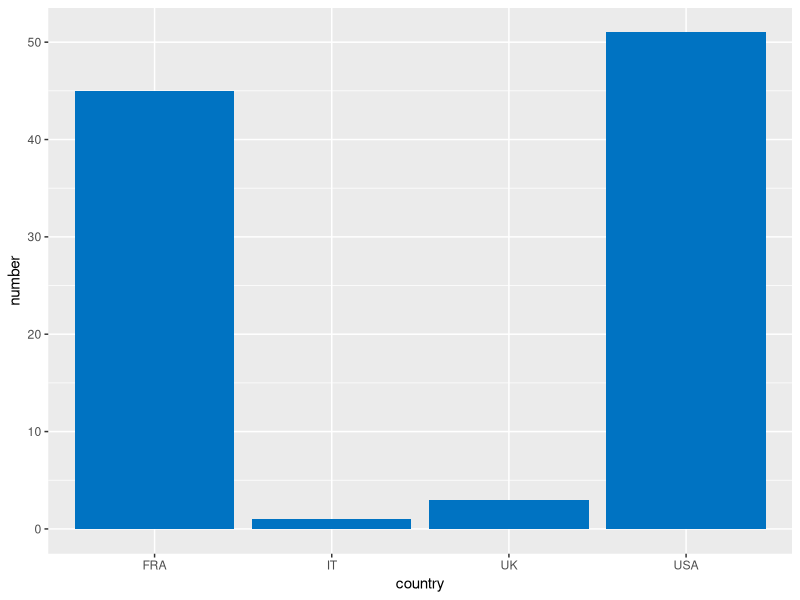
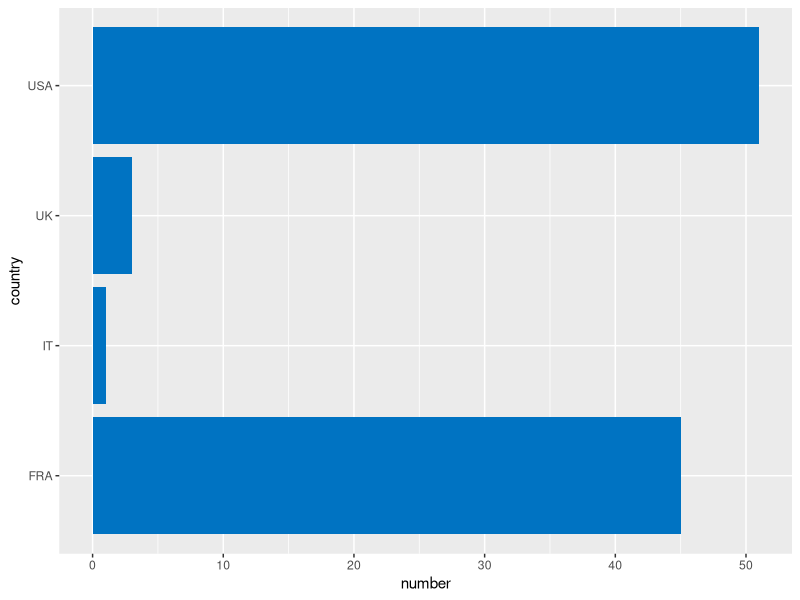
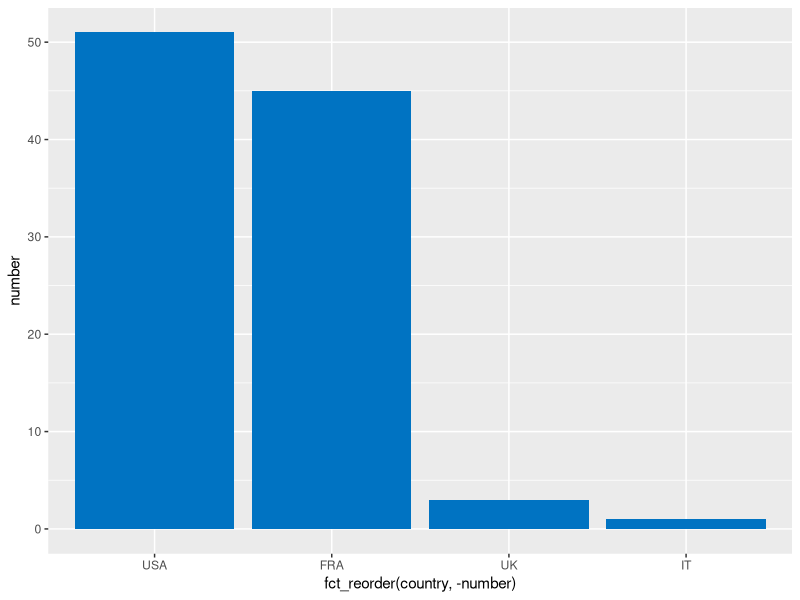
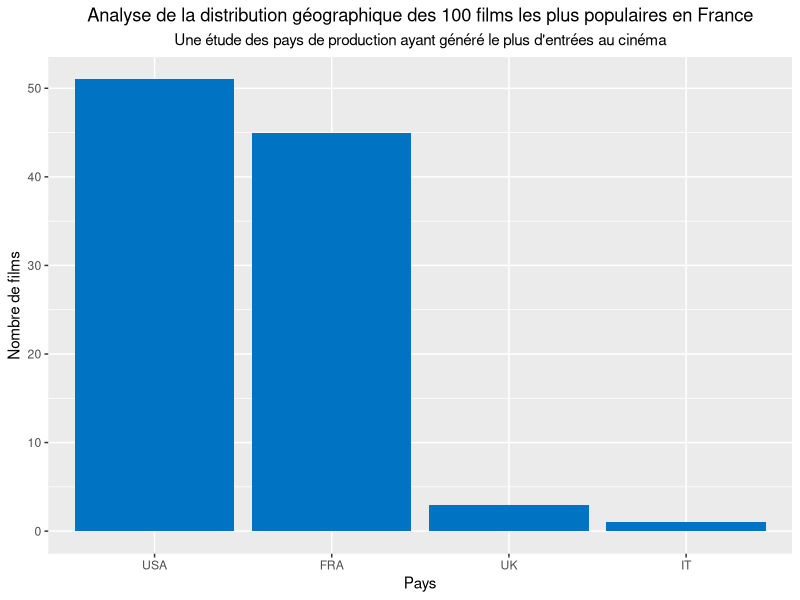
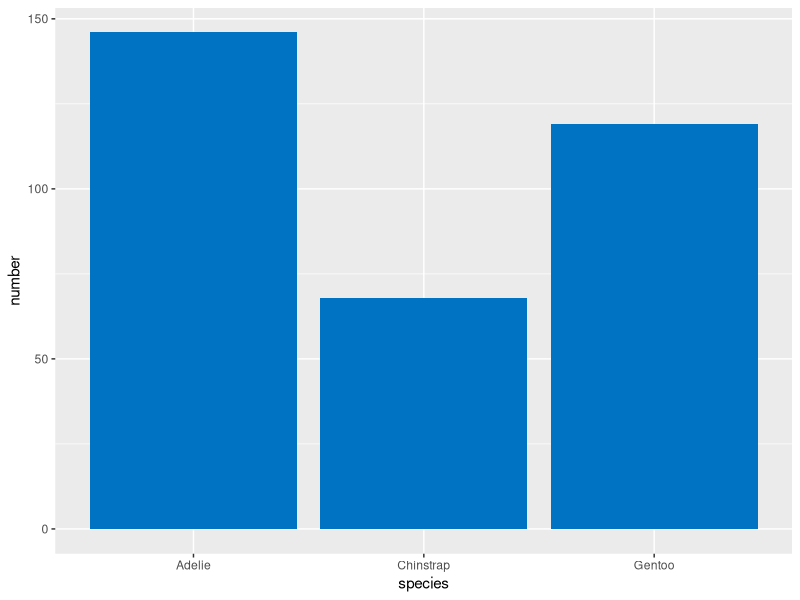
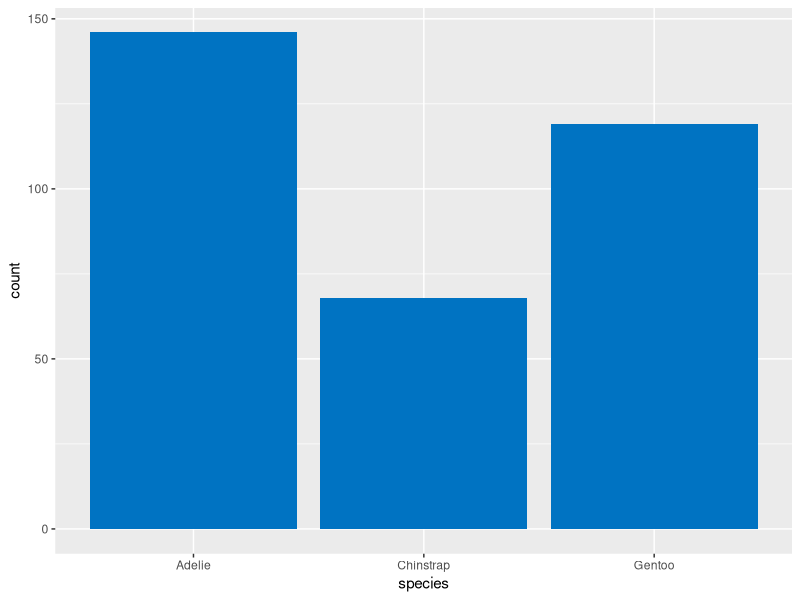
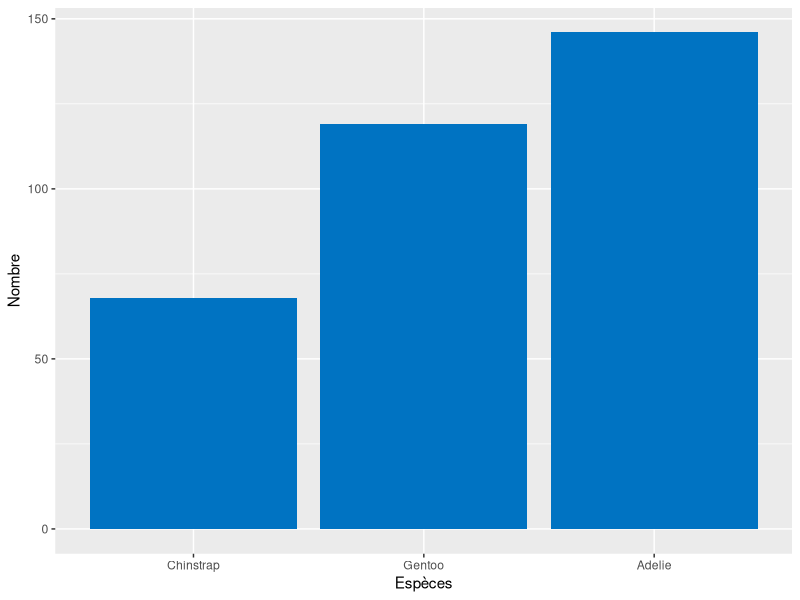
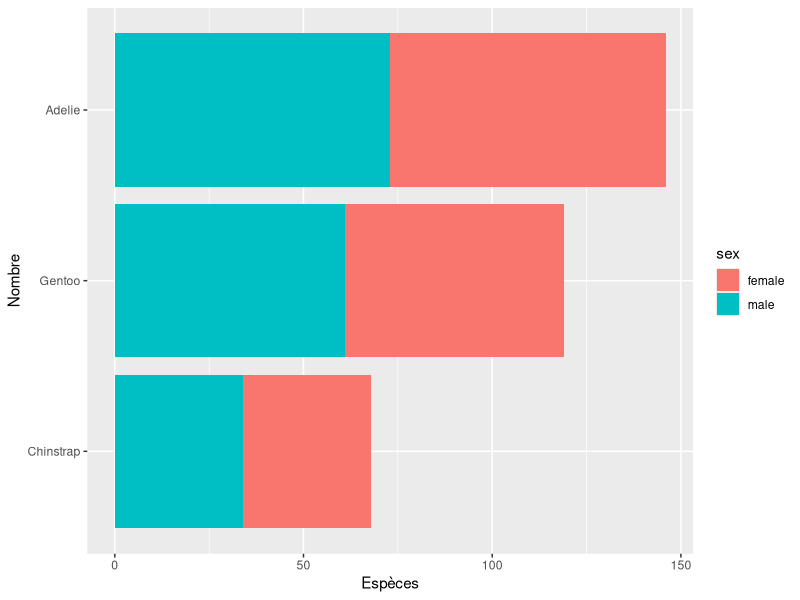

The R source for these figures, in order:
## ---- chunk 1
library("forcats")
library("ggplot2")
library("ggthemes")
library(ggforce)
theme_set(theme_gray() + theme(plot.title = element_text(hjust = 0.5)) + theme(plot.subtitle = element_text(hjust = 0.5)))
library(palmerpenguins)
library(readxl)
library(here)
library(tidyr)
set.seed(1289)
## ---- chunk 2
boxoffice <- data.frame(
  country = c("USA", "FRA", "UK", "IT"), # pays de production
  number = c(51, 45, 03, 01)             # nombre de films
)

boxoffice
## ---- chunk 3
## Diagramme en bar vertical
ggplot(boxoffice, aes(x = country, y = number)) + geom_col(fill = "#0073C2FF")
## ---- chunk 4
## Diagramme en bar horizontal
ggplot(boxoffice, aes(x = number, y = country)) + geom_col(fill = "#0073C2FF")
## ---- chunk 5
## Ordonnés par nombre de films décroissants
ggplot(boxoffice, aes(x = fct_reorder(country, -number), 
  y = number)) + geom_col(fill = "#0073C2FF")
## ---- chunk 6
## Ordonné + renommage des colonnes + description 
ggplot(boxoffice, aes(x = fct_reorder(country, -number), y = number)) +
  geom_col(fill = "#0073C2FF") +
  ylab("Nombre de films") + 
  xlab("Pays") +
  labs(title = "Analyse de la distribution géographique des 100 films les plus populaires en France", subtitle = "Une étude des pays de production ayant généré le plus d'entrées au cinéma")
## ---- chunk 7
penguins_nomissing <- na.omit(penguins)
head(penguins_nomissing)
## ---- chunk 8
## Nombre de pingouins Adelie
sum(penguins_nomissing$species == "Adelie")
## Nombre de pingouins Gentoo
sum(penguins_nomissing$species == "Gentoo")
## Nombre de pingouins Chinstrap
sum(penguins_nomissing$species == "Chinstrap")
## ---- chunk 9
## Nombre de pingouins par espèce
t <- table(penguins_nomissing$species)
t
## ---- chunk 10
tt <- as.data.frame(t)
colnames(tt) <- c("species", "number")
ggplot(tt, aes(x = species, y = number)) +
  geom_col(fill = "#0073C2FF")
## ---- chunk 11
ggplot(penguins_nomissing, aes(x = species)) +
  geom_bar(fill = "#0073C2FF")
## ---- chunk 12
ggplot(penguins_nomissing, aes(x = fct_relevel(species, "Chinstrap", "Gentoo", "Adelie"))) +
  geom_bar(fill = "#0073C2FF") +
  xlab("Espèces") +
  ylab("Nombre")
## ---- chunk 13
head(penguins_nomissing$sex)
## ---- chunk 14
ggplot(penguins_nomissing,
       aes(y = fct_relevel(species, "Chinstrap", "Gentoo", "Adelie"),
           fill = sex)) +
  geom_bar() +
  xlab("Espèces") +
  ylab("Nombre")
## ---- chunk 15
ggplot(penguins_nomissing,
       aes(y = fct_relevel(species, "Chinstrap", "Gentoo", "Adelie"),
           fill = sex)) +
  geom_bar(position = "dodge") +
  xlab("Espèces") +
  ylab("Nombre")
## ---- chunk 16
ggplot(penguins_nomissing,
       aes(y = fct_relevel(species, "Chinstrap", "Gentoo", "Adelie"),
           fill = sex)) +
  geom_bar(position = "dodge") +
  xlab("Espèces") +
  ylab("Nombre") +
  labs(title = "Pingouins de l'Antarctique", subtitle = "Répartition par espèce et par sexe des individus")
## ---- chunk 17
data <- read_excel(here("data/women_in_parliament-historical_database-1945_to_2018.xlsx"), 
    col_types = c("text", "text", "text", 
        "numeric", "text", "text", "numeric", 
        "numeric", "numeric", "text"))

data
## ---- chunk 18
## Les noms de chaque colonne
colnames(data)
## ---- chunk 19
data_fourth_republic <- subset(data, Year==1946 & Country=="France" & NOTES=="Constitutional Assembly")
data_fourth_republic
## ---- chunk 20
## Pourcentage de femmes
percent_of_women <- data_fourth_republic$`% Of Women in Chamber` 
cat("Le pourcentage de femmes est", percent_of_women, "\n")
## ---- chunk 21
## Pourcentage d'hommes
percent_of_men <- 1 - percent_of_women
cat("Le pourcentage d'hommes est", percent_of_men, "\n")
## ---- chunk 22
gender_proportion_table <- data.frame(gender=c("Femmes", "Hommes"), 
                                      percent=c(percent_of_women, percent_of_men))
gender_proportion_table
## ---- chunk 23
pie <- ggplot(gender_proportion_table, aes(x0 = 0, y0 = 0, r0 = 0, r = 1, amount=percent,
                                           fill = gender)) +
  coord_fixed() + 
  ggtitle("Proportion de femmes/hommes dans l'assemblée constituante \nde la IV république française") + 
  geom_arc_bar(stat = "pie", color = "white") + 
  theme_void() +
  labs(fill = "Genre")

pie
## ---- chunk 24
data_fifth_republic <- subset(data, Year==1958 & Country=="France" & `Chamber Type`=="Lower")
data_fifth_republic
## ---- chunk 25
## Pourcentage de femmes
percent_of_women <- data_fifth_republic$`% Of Women in Chamber` 
cat("Le pourcentage de femmes est", percent_of_women, "\n")
## ---- chunk 26
## Pourcentage d'hommes
percent_of_men <- 1 - percent_of_women
cat("Le pourcentage d'hommes est", percent_of_men, "\n")
## ---- chunk 27
gender_proportion_table <- data.frame(gender=c("Femmes", "Hommes"), 
                                      percent=c(percent_of_women, percent_of_men))
gender_proportion_table
## ---- chunk 28
pie <- ggplot(gender_proportion_table, aes(x0 = 0, y0 = 0, r0 = 0, r = 1, 
                                           amount=percent, fill=gender)) +
  coord_fixed() + 
  ggtitle("Proportion de femmes/hommes dans l'assemblée constituante \nde la V république française") +
  geom_arc_bar(stat = "pie", color = "white") + 
  theme_void() +
  labs(fill = "Genre")

pie
## ---- chunk 29
data_afghanistan <- subset(data,  Country=="Afghanistan" & `Chamber Type` == "Lower")
data_afghanistan
## ---- chunk 30
## Pourcentage de femmes
percent_of_women <- data_afghanistan$`% Of Women in Chamber` 
## Pourcentage d'hommes
percent_of_men <- 1 - percent_of_women

## data frame: année, homme, et femme
gender_proportion_table <- data.frame(
  year=data_afghanistan$Year,
  women=percent_of_women,
  men =percent_of_men
)

## Format “long” 
gender_proportion_table_long <- gender_proportion_table %>%
  pivot_longer(
    cols = c("women", "men"), 
    names_to = "gender", 
    values_to = "percent"
)
gender_proportion_table_long
## ---- chunk 31
ggplot(gender_proportion_table_long, aes(x = year, y = percent, fill = gender)) +
  geom_bar(stat = "identity", position = "stack") +
  labs(x = "Année", y = "Pourcentage", fill = "Genre") +
  scale_fill_manual(values = c("#E69F00", "#56B4E9")) +
  ggtitle("Proportions de femmes et d'hommes au Parlement d'Afghanistan")
## ---- chunk 32
pie_chart <- ggplot(gender_proportion_table_long, aes(x = "", y = percent, fill = gender)) +
  geom_bar(stat = "identity", color="white") +
  coord_polar(theta = "y") +
  scale_fill_manual(values = c("#E69F00", "#56B4E9")) +
  theme_void() +
  facet_wrap(~ year) +
  ggtitle("Proportions de femmes et d'hommes au Parlement d'Afghanistan") +
  labs(x = "Année", y = "Pourcentage", fill = "Genre")

pie_chart
